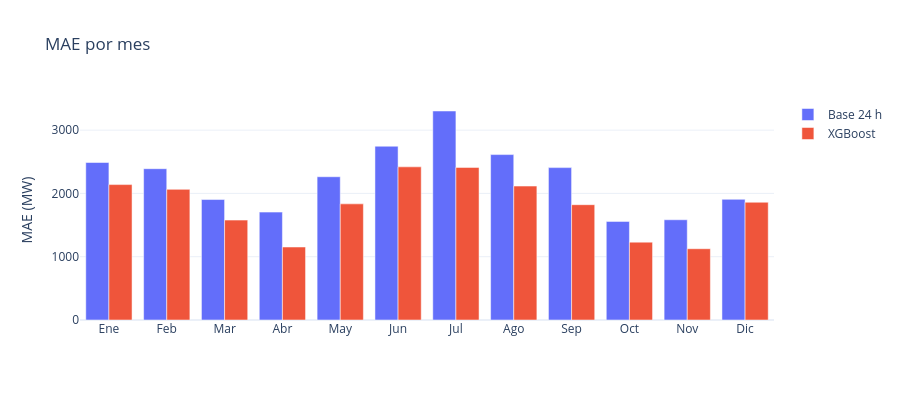

The notebook cell this image was saved under:
### Markdown cell above
### 7.2 Por mes

### Code cell
MESES = ['Ene', 'Feb', 'Mar', 'Abr', 'May', 'Jun', 'Jul', 'Ago', 'Sep', 'Oct', 'Nov', 'Dic']

mae_mes = resultados.groupby('mes')[['error_base_24h', 'error_xgboost']].mean()
mae_mes.index = [MESES[m - 1] for m in mae_mes.index]
mae_mes.columns = ['Base 24 h', 'XGBoost']

fig = px.bar(mae_mes, barmode='group', title='MAE por mes', labels={'value': 'MAE (MW)'}, height=400)
fig.update_xaxes(title=None)
fig.update_layout(legend_title_text='')
fig.show()

### Figure 1 — Plotly figure (JSON) as saved in the notebook; plotly's stock layout.template omitted (floating-point values rounded to 4 significant figures)
{"data": [{"alignmentgroup": "True", "hovertemplate": "variable=Base 24 h<br>index=%{x}<br>MAE (MW)=%{y}<extra></extra>", "legendgroup": "Base 24 h", "marker": {"color": "#636efa", "pattern": {"shape": ""}}, "name": "Base 24 h", "offsetgroup": "Base 24 h", "orientation": "v", "showlegend": true, "textposition": "auto", "type": "bar", "x": ["Ene", "Feb", "Mar", "Abr", "May", "Jun", "Jul", "Ago", "Sep", "Oct", "Nov", "Dic"], "xaxis": "x", "y": [2489.0, 2391.0, 1903.0, 1705.0, 2264.0, 2746.0, 3302.0, 2614.0, 2408.0, 1558.0, 1584.0, 1907.0], "yaxis": "y"}, {"alignmentgroup": "True", "hovertemplate": "variable=XGBoost<br>index=%{x}<br>MAE (MW)=%{y}<extra></extra>", "legendgroup": "XGBoost", "marker": {"color": "#EF553B", "pattern": {"shape": ""}}, "name": "XGBoost", "offsetgroup": "XGBoost", "orientation": "v", "showlegend": true, "textposition": "auto", "type": "bar", "x": ["Ene", "Feb", "Mar", "Abr", "May", "Jun", "Jul", "Ago", "Sep", "Oct", "Nov", "Dic"], "xaxis": "x", "y": [2140.0, 2064.0, 1578.0, 1153.0, 1835.0, 2420.0, 2411.0, 2116.0, 1822.0, 1230.0, 1126.0, 1860.0], "yaxis": "y"}], "layout": {"barmode": "group", "height": 400, "legend": {"title": {"text": ""}, "tracegroupgap": 0}, "title": {"text": "MAE por mes"}, "xaxis": {"anchor": "y", "domain": [0, 1], "title": {}}, "yaxis": {"anchor": "x", "domain": [0, 1], "title": {"text": "MAE (MW)"}}}}
